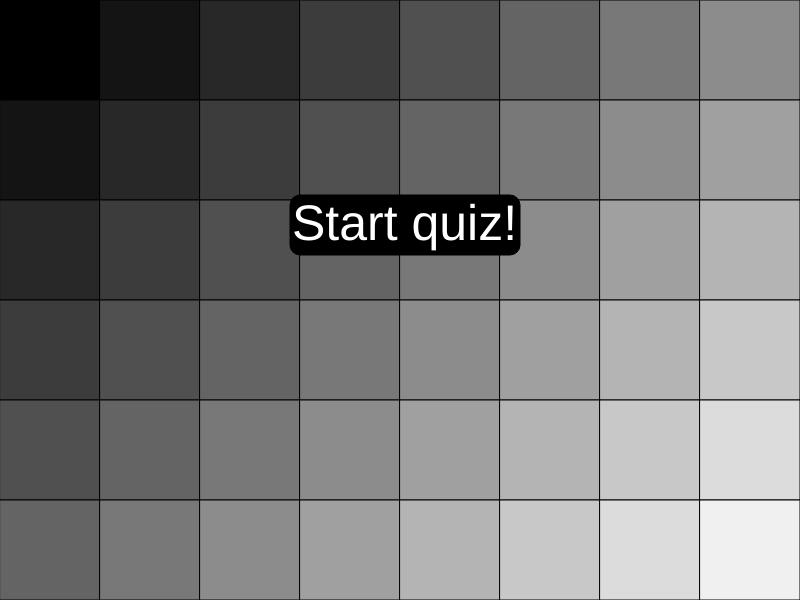
Frame 1 (no input)
Frame 60 (no input): identical to frame 1, image omitted
Frame 120 (the mouse pressed at the canvas centre since frame 60): identical to frame 1, image omitted

The p5.js sketch that drew this single still picture (run headless with seeded random() and noise() and a simulated clock; from frame 60 on, the mouse is pressed at the canvas centre):

// p5.js sketch
// ── sketch.js
let score = 0
let a = 'white'
let b = 'black'
let c = 'black'
let d = 'white'
let winscore = 0
function setup() {
  createCanvas(800, 600);
}

function draw() {
  background('purple');
  for(i=0;i<8;i++){
  for(j=0; j<6; j++){
    fill(0+i*20+j*20)
    rect(0+i*100,0+j*100,100,100)
  }
}



//QUESTIONS AND AWNSERS ON SCREEN
if (score == 0 ){
  homepage()
}
if(score>=1 && score <=20){
  question()
}
if(score == 21){
  endscreen()
}
if (score == 1){
  question1()
}
if(score == 2){
question1()
 a = 'green'
}
if (score == 3){
  question2()
  a = 'white'
}
if (score == 4){
  question2()
b = 'green'
}
if (score == 5){
  question3()
  b = 'black'
}
if (score == 6){
  question3()
  d = 'green'
}
if (score == 7){
  question4()
  d = 'white'
}
if (score == 8){
  question4()
  b = 'green'
}
if (score == 9){
  question5()
  b = 'black'
}
if (score == 10){
  question5()
  c = 'green'

}
if(score == 11){
  question6()
  c = 'black'
}
if(score == 12){
  question6()
  a = 'green'
}
if(score == 13){
  question7()
  a = 'white'
}
if(score == 14){
  question7()
  b = 'green'
}
if(score == 15){
  question8()
  b = 'black'
}
if(score == 16){
  question8()
  d = 'green'
}
if(score == 17){
  question9()
  d = 'white'
}
if(score == 18){
  question9()
  c = 'green'
}
if(score == 19){
  question10()
  c = 'black'
}
if(score == 20){
  question10()
  c = 'green'
}
}



//HOMEPAGE
function homepage(){
for(i=0;i<8;i++){
  for(j=0; j<6; j++){
    fill(0+i*20+j*20)
    rect(0+i*100,0+j*100,100,100)
  }
}
  fill('black')
  rect(290, 195, 230, 60, 10)
  fill('white')
  textSize(50)
  text('Start quiz!',292, 240)


}
//QUESTION BASEPLATE
function question(){
for(i=0;i<8;i++){
  for(j=0; j<6; j++){
    fill(0+i*20+j*20)
    rect(0+i*100,0+j*100,100,100)
  }
}
  line(400, 300, 400, 600)
line(0, 300, 800, 300)
line(0,450,800,450)
fill(a)
rect(0, 300, 400, 150)
fill(b)
rect(400, 300, 400, 150)
fill(c)
rect(0, 450, 400,150)
fill(d)
rect(400, 450, 400, 150)

}

//QUESTIONS
function question1(){
textSize(20)
fill('black')
text('Kubusvormig', 50, 380) //goede antwoord
text('Spiraalvormig', 450, 540)
fill('white')
text('Kegelvormig', 450, 380)
text('Stervormig', 50, 540)
fill('black')
rect(140, 172, 520, 40,10)
fill('white')
text('Welke unieke vorm heeft de ontlasting van een wombat?', 150, 200)
}

function question2(){
textSize(20)
fill('black')
text('Nicolas Cage', 50, 380)
text('Keanu Reeves', 450, 540)
fill('white')
text('Steve Buscemi', 450, 380)//goede antwoord
text('Tom Hanks', 50, 540)
fill('black')
rect(110, 172, 590, 40,10)
fill('white')
text('Welke Hollywood-acteur werkte als brandweerman tijdens 9-11?', 120, 200)
}

function question3(){
textSize(20)
fill('black')
text('Een zilveren lepel', 50, 380)
text('Een houten emmer', 450, 540)//goede antwoord
fill('white')
text('Een koperen kroonluchter', 450, 380)
text('Een linnen vlag', 50, 540)
fill('black')
rect(110, 172, 580, 40,10)
fill('white')
text('Over welk voorwerp werd in 1325 oorlog uitgevochten in Italië?', 120, 200)
}

function question4(){
textSize(20)
fill('black')
text('Vloeibaar goud', 50, 380)
text('Zwavelzuur', 450, 540)
fill('white')
text('Diamanten', 450, 380)//goede antwoord
text('Ijskristallen', 50, 540)
fill('black')
rect(170, 172, 460, 40,10)
fill('white')
text('Op de gasreuzen Jupiter en Saturnus regent het...', 180, 200)
}

function question5(){
textSize(20)
fill('black')
text('Bemanning van een containerschip', 50, 380)
text('Wetenschappers op paaseiland', 450, 540)
fill('white')
text('Wetenschappers op antartica', 450, 380)
text('De bemanning van het ISS', 50, 540)//goede antwoord
fill('black')
rect(90, 172, 620, 40,10)
fill('white')
text('Wie zijn de dichtstbijzijnde mensen als je je bevindt op Point Nemo?', 100, 200)
}

function question6(){
textSize(20)
fill('black')
text('Paars en Geel', 50, 380) //goede antwoord
text('Grijs en Zwart', 450, 540)
fill('white')
text('Rood', 450, 380)
text('Felgroen', 50, 540)
fill('black')
rect(190, 172, 435, 40,10)
fill('white')
text('Welke kleur hadden wortels voor de 17e eeuw?', 200, 200)
}

function question7(){
textSize(20)
fill('black')
text('Angst voor roofdieren', 50, 380) 
text('Elkaar warm houden', 450, 540)
fill('white')
text('Voorkomen dat ze wegdrijven', 450, 380)//goede antwoord
text('Een dominantieritueel', 50, 540)
fill('black')
rect(70, 172, 675, 40,10)
fill('white')
text('Waarom houden zeeotters elkaars pootjes vast als ze in het water slapen?', 80, 200)
}

function question8(){
textSize(20)
fill('black')
text('Pablo Picasso', 50, 380) 
text('Salvador Dali', 450, 540)//goede antwoord
fill('white')
text('Andy Warhol', 450, 380)
text('Joan Miró', 50, 540)
fill('black')
rect(70, 172, 675, 40,10)
fill('white')
text('Welke kunstenaar ontwierp in 1969 het logo van lollymerk Chupa Chups?', 80, 200)
}

function question9(){
textSize(20)
fill('black')
text('Hello World!', 50, 380) 
text('First Test Video', 450, 540)
fill('white')
text('Cat jumping of couch', 450, 380)
text('Me at the zoo', 50, 540)//goede antwoord
fill('black')
rect(160, 172, 470, 40,10)
fill('white')
text('Wat was de titel van de allereerste YouTube-video?', 170, 200)
}

function question10(){
textSize(20)
fill('black')
text('Kwik', 50, 380) 
text('Bismut', 450, 540)
fill('white')
text('Koper', 450, 380)
text('Gallium', 50, 540)//goede antwoord
fill('black')
rect(120, 172, 570, 40,10)
fill('white')
text('Welk vast chemisch element smelt al in de palm van je hand?', 130, 200)
}


//ENDSCREEN+SCORE
function endscreen(){
 
  fill('black')
  rect(300, 100, 200, 400, 30)
   fill('lightgray')
  rect(325, 425, 150, 50, 20)
  fill('black')
  text('retry', 350, 462)
  fill('white')
  if(winscore <= 3){
    textSize(50)
    text('bad', 360, 150)
    
    
  }
  if(winscore > 3 && winscore <=6){
    textSize(50)
    text('decent', 327, 150)
    
    
  }
  if(winscore > 6 && winscore <=9){
    textSize(50)
    text('good', 345, 150)
    
    
  }
    if(winscore == 10){
    textSize(50)
    text('perfect', 320, 150)
    
    
  }
 if(winscore <=9){
   fill('white')
  textSize(50)
  text(winscore, 355, 300)
    text('/10', 385, 300)
 }
 if(winscore==10){
   fill('white')
  textSize(50)
  text(winscore, 335, 300)
    text('/10', 390, 300)
 }
}

//QUESTION CHANGE
function nextquestion(){
  score++
  console.log(score)
}


//MOUSECLICKS
function mouseClicked() {
  // HOMEPAGE
  if (score == 0) {
    if (mouseX > 290 && mouseX < 520 && mouseY > 195 && mouseY < 255) {
      nextquestion();
    }
  } 
  // QUESTION 1
  else if (score == 1) {
    // a
    if (mouseX > 0 && mouseX < 400 && mouseY > 300 && mouseY < 450) {
      nextquestion();
      winscore++
    } 
    // b
    else if (mouseX > 400 && mouseX < 800 && mouseY > 300 && mouseY < 450) {
      nextquestion();
      
    } 
    // c
    else if (mouseX > 0 && mouseX < 400 && mouseY > 450 && mouseY < 600) {
      nextquestion();
    } 
    // d
    else if (mouseX > 400 && mouseX < 800 && mouseY > 450 && mouseY < 600) {
      nextquestion();
    }
  } 
  // QUESTION 2
  else if (score == 3) {
    // a
    if (mouseX > 0 && mouseX < 400 && mouseY > 300 && mouseY < 450) {
      nextquestion();
    } 
    // b
    else if (mouseX > 400 && mouseX < 800 && mouseY > 300 && mouseY < 450) {
      nextquestion()
      winscore++
    } 
    // c
    else if (mouseX > 0 && mouseX < 400 && mouseY > 450 && mouseY < 600) {
      nextquestion();
    } 
    // d
    else if (mouseX > 400 && mouseX < 800 && mouseY > 450 && mouseY < 600) {
      nextquestion();
    }
  }
     // QUESTION 3
  else if (score == 5) {
    // a
    if (mouseX > 0 && mouseX < 400 && mouseY > 300 && mouseY < 450) {
      nextquestion();
    } 
    // b
    else if (mouseX > 400 && mouseX < 800 && mouseY > 300 && mouseY < 450) {
      nextquestion();
    } 
    // c
    else if (mouseX > 0 && mouseX < 400 && mouseY > 450 && mouseY < 600) {
      nextquestion();
    } 
    // d
    else if (mouseX > 400 && mouseX < 800 && mouseY > 450 && mouseY < 600) {
      nextquestion();
      winscore++
    }
  }
    // QUESTION 4
  else if (score == 7) {
    // a
    if (mouseX > 0 && mouseX < 400 && mouseY > 300 && mouseY < 450) {
      nextquestion();
    } 
    // b
    else if (mouseX > 400 && mouseX < 800 && mouseY > 300 && mouseY < 450) {
      nextquestion();
      winscore++
    } 
    // c
    else if (mouseX > 0 && mouseX < 400 && mouseY > 450 && mouseY < 600) {
      nextquestion();
    } 
    // d
    else if (mouseX > 400 && mouseX < 800 && mouseY > 450 && mouseY < 600) {
      nextquestion();
    }
  }
    // QUESTION 5
  else if (score == 9) {
    // a
    if (mouseX > 0 && mouseX < 400 && mouseY > 300 && mouseY < 450) {
      nextquestion();
    } 
    // b
    else if (mouseX > 400 && mouseX < 800 && mouseY > 300 && mouseY < 450) {
      nextquestion();
    } 
    // c
    else if (mouseX > 0 && mouseX < 400 && mouseY > 450 && mouseY < 600) {
      nextquestion();
      winscore++
    } 
    // d
    else if (mouseX > 400 && mouseX < 800 && mouseY > 450 && mouseY < 600) {
      nextquestion();
    }
  }
    // QUESTION 6
  else if (score == 11) {
    // a
    if (mouseX > 0 && mouseX < 400 && mouseY > 300 && mouseY < 450) {
      nextquestion();
      winscore++
    } 
    // b
    else if (mouseX > 400 && mouseX < 800 && mouseY > 300 && mouseY < 450) {
      nextquestion();
    } 
    // c
    else if (mouseX > 0 && mouseX < 400 && mouseY > 450 && mouseY < 600) {
      nextquestion();
    } 
    // d
    else if (mouseX > 400 && mouseX < 800 && mouseY > 450 && mouseY < 600) {
      nextquestion();
    }
  }
    // QUESTION 7
  else if (score == 13) {
    // a
    if (mouseX > 0 && mouseX < 400 && mouseY > 300 && mouseY < 450) {
      nextquestion();
    } 
    // b
    else if (mouseX > 400 && mouseX < 800 && mouseY > 300 && mouseY < 450) {
      nextquestion();
      winscore++
    } 
    // c
    else if (mouseX > 0 && mouseX < 400 && mouseY > 450 && mouseY < 600) {
      nextquestion();
    } 
    // d
    else if (mouseX > 400 && mouseX < 800 && mouseY > 450 && mouseY < 600) {
      nextquestion();
    }
  }
    // QUESTION 8
  else if (score == 15) {
    // a
    if (mouseX > 0 && mouseX < 400 && mouseY > 300 && mouseY < 450) {
      nextquestion();
    } 
    // b
    else if (mouseX > 400 && mouseX < 800 && mouseY > 300 && mouseY < 450) {
      nextquestion();
    } 
    // c
    else if (mouseX > 0 && mouseX < 400 && mouseY > 450 && mouseY < 600) {
      nextquestion();
    } 
    // d
    else if (mouseX > 400 && mouseX < 800 && mouseY > 450 && mouseY < 600) {
      nextquestion();
      winscore++
    }
  }
    // QUESTION 9
  else if (score == 17) {
    // a
    if (mouseX > 0 && mouseX < 400 && mouseY > 300 && mouseY < 450) {
      nextquestion();
    } 
    // b
    else if (mouseX > 400 && mouseX < 800 && mouseY > 300 && mouseY < 450) {
      nextquestion();
    } 
    // c
    else if (mouseX > 0 && mouseX < 400 && mouseY > 450 && mouseY < 600) {
      nextquestion();
      winscore++
    } 
    // d
    else if (mouseX > 400 && mouseX < 800 && mouseY > 450 && mouseY < 600) {
      nextquestion();
    }
  }
    // QUESTION 10
  else if (score == 19) {
    // a
    if (mouseX > 0 && mouseX < 400 && mouseY > 300 && mouseY < 450) {
      nextquestion();
    } 
    // b
    else if (mouseX > 400 && mouseX < 800 && mouseY > 300 && mouseY < 450) {
      nextquestion();
    } 
    // c
    else if (mouseX > 0 && mouseX < 400 && mouseY > 450 && mouseY < 600) {
      nextquestion();
      winscore++
    } 
    // d
    else if (mouseX > 400 && mouseX < 800 && mouseY > 450 && mouseY < 600) {
      nextquestion();
    }
  }


   else if (score == 2) {
    // a
    if (mouseX > 0 && mouseX < 400 && mouseY > 300 && mouseY < 450) {
      nextquestion();
      
    } 
    // b
    else if (mouseX > 400 && mouseX < 800 && mouseY > 300 && mouseY < 450) {
      nextquestion();
      
    } 
    // c
    else if (mouseX > 0 && mouseX < 400 && mouseY > 450 && mouseY < 600) {
      nextquestion();
    } 
    // d
    else if (mouseX > 400 && mouseX < 800 && mouseY > 450 && mouseY < 600) {
      nextquestion();
    }
  } 
  // QUESTION 2
  else if (score == 4) {
    // a
    if (mouseX > 0 && mouseX < 400 && mouseY > 300 && mouseY < 450) {
      nextquestion();
    } 
    // b
    else if (mouseX > 400 && mouseX < 800 && mouseY > 300 && mouseY < 450) {
      nextquestion()
      
    } 
    // c
    else if (mouseX > 0 && mouseX < 400 && mouseY > 450 && mouseY < 600) {
      nextquestion();
    } 
    // d
    else if (mouseX > 400 && mouseX < 800 && mouseY > 450 && mouseY < 600) {
      nextquestion();
    }
  }
     // QUESTION 3
  else if (score == 6) {
    // a
    if (mouseX > 0 && mouseX < 400 && mouseY > 300 && mouseY < 450) {
      nextquestion();
    } 
    // b
    else if (mouseX > 400 && mouseX < 800 && mouseY > 300 && mouseY < 450) {
      nextquestion();
    } 
    // c
    else if (mouseX > 0 && mouseX < 400 && mouseY > 450 && mouseY < 600) {
      nextquestion();
    } 
    // d
    else if (mouseX > 400 && mouseX < 800 && mouseY > 450 && mouseY < 600) {
      nextquestion();
     
    }
  }
    // QUESTION 4
  else if (score == 8) {
    // a
    if (mouseX > 0 && mouseX < 400 && mouseY > 300 && mouseY < 450) {
      nextquestion();
    } 
    // b
    else if (mouseX > 400 && mouseX < 800 && mouseY > 300 && mouseY < 450) {
      nextquestion();
     
    } 
    // c
    else if (mouseX > 0 && mouseX < 400 && mouseY > 450 && mouseY < 600) {
      nextquestion();
    } 
    // d
    else if (mouseX > 400 && mouseX < 800 && mouseY > 450 && mouseY < 600) {
      nextquestion();
    }
  }
    // QUESTION 5
  else if (score == 10) {
    // a
    if (mouseX > 0 && mouseX < 400 && mouseY > 300 && mouseY < 450) {
      nextquestion();
    } 
    // b
    else if (mouseX > 400 && mouseX < 800 && mouseY > 300 && mouseY < 450) {
      nextquestion();
    } 
    // c
    else if (mouseX > 0 && mouseX < 400 && mouseY > 450 && mouseY < 600) {
      nextquestion();
      
    } 
    // d
    else if (mouseX > 400 && mouseX < 800 && mouseY > 450 && mouseY < 600) {
      nextquestion();
    }
  }
    // QUESTION 6
  else if (score == 12) {
    // a
    if (mouseX > 0 && mouseX < 400 && mouseY > 300 && mouseY < 450) {
      nextquestion();
    
    } 
    // b
    else if (mouseX > 400 && mouseX < 800 && mouseY > 300 && mouseY < 450) {
      nextquestion();
    } 
    // c
    else if (mouseX > 0 && mouseX < 400 && mouseY > 450 && mouseY < 600) {
      nextquestion();
    } 
    // d
    else if (mouseX > 400 && mouseX < 800 && mouseY > 450 && mouseY < 600) {
      nextquestion();
    }
  }
    // QUESTION 7
  else if (score == 14) {
    // a
    if (mouseX > 0 && mouseX < 400 && mouseY > 300 && mouseY < 450) {
      nextquestion();
    } 
    // b
    else if (mouseX > 400 && mouseX < 800 && mouseY > 300 && mouseY < 450) {
      nextquestion();
    
    } 
    // c
    else if (mouseX > 0 && mouseX < 400 && mouseY > 450 && mouseY < 600) {
      nextquestion();
    } 
    // d
    else if (mouseX > 400 && mouseX < 800 && mouseY > 450 && mouseY < 600) {
      nextquestion();
    }
  }
    // QUESTION 8
  else if (score == 16) {
    // a
    if (mouseX > 0 && mouseX < 400 && mouseY > 300 && mouseY < 450) {
      nextquestion();
    } 
    // b
    else if (mouseX > 400 && mouseX < 800 && mouseY > 300 && mouseY < 450) {
      nextquestion();
    } 
    // c
    else if (mouseX > 0 && mouseX < 400 && mouseY > 450 && mouseY < 600) {
      nextquestion();
    } 
    // d
    else if (mouseX > 400 && mouseX < 800 && mouseY > 450 && mouseY < 600) {
      nextquestion();
     
    }
  }
    // QUESTION 9
  else if (score == 18) {
    // a
    if (mouseX > 0 && mouseX < 400 && mouseY > 300 && mouseY < 450) {
      nextquestion();
    } 
    // b
    else if (mouseX > 400 && mouseX < 800 && mouseY > 300 && mouseY < 450) {
      nextquestion();
    } 
    // c
    else if (mouseX > 0 && mouseX < 400 && mouseY > 450 && mouseY < 600) {
      nextquestion();
    
    } 
    // d
    else if (mouseX > 400 && mouseX < 800 && mouseY > 450 && mouseY < 600) {
      nextquestion();
    }
  }
    // QUESTION 10
  else if (score == 20) {
    // a
    if (mouseX > 0 && mouseX < 400 && mouseY > 300 && mouseY < 450) {
      nextquestion();
    } 
    // b
    else if (mouseX > 400 && mouseX < 800 && mouseY > 300 && mouseY < 450) {
      nextquestion();
    } 
    // c
    else if (mouseX > 0 && mouseX < 400 && mouseY > 450 && mouseY < 600) {
      nextquestion();
      
    } 
    // d
    else if (mouseX > 400 && mouseX < 800 && mouseY > 450 && mouseY < 600) {
      nextquestion();
    }
  }


//RETRY
   if(score == 21){
   if(mouseX > 325 && mouseX < 475 && mouseY > 425 && mouseY < 475){
    winscore = 0
    score = 0
    c = 'black'
    }
  }

}
